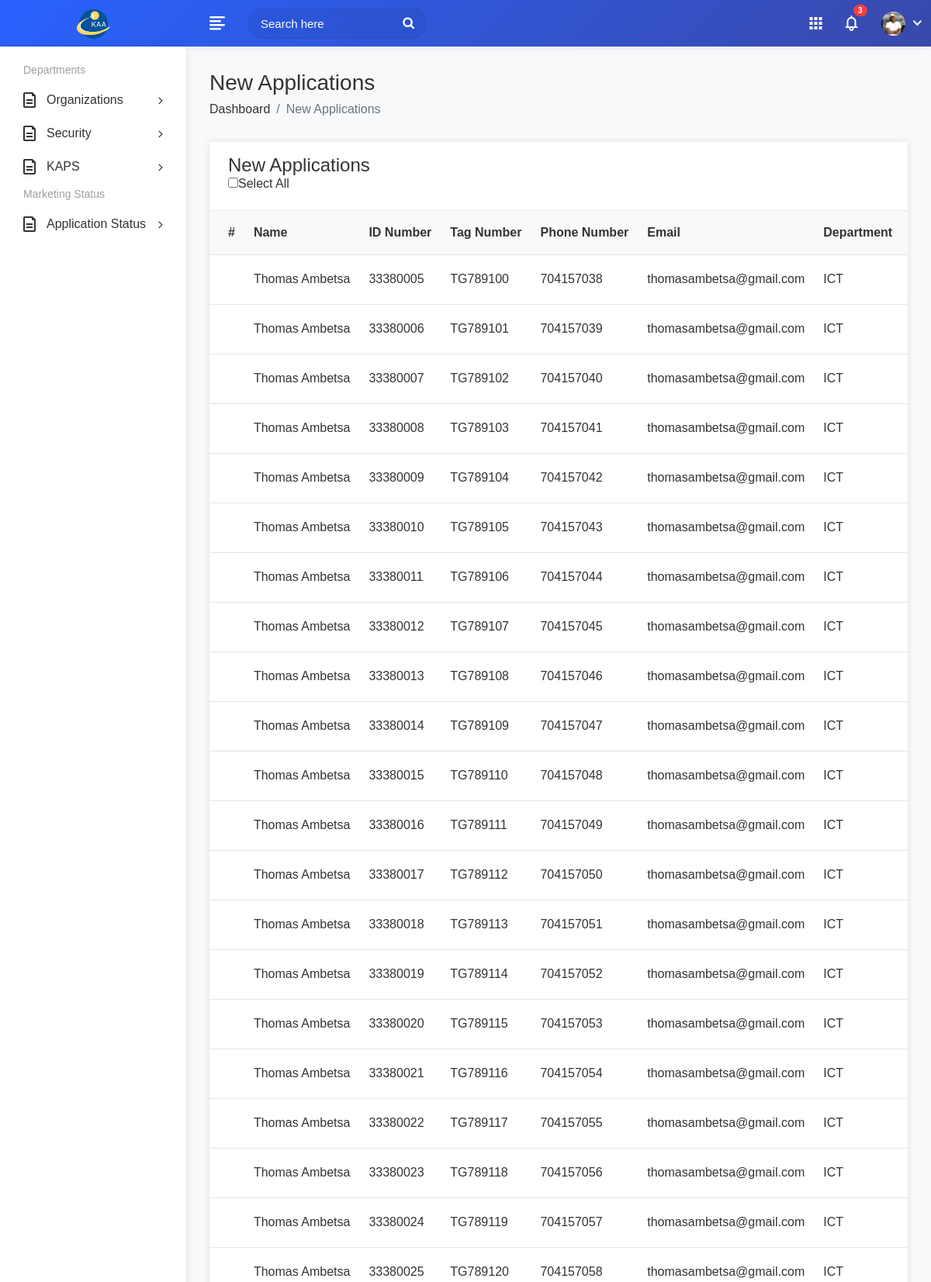
Screenshot of /marketing/new_applicants (upper part) with the database file from the repository.
### organization/models.py (models this page shows, shortened)
class Applicants(models.Model):
    PENDING = "PD"
    APPROVED = "AP"
    REJECTED = "RJ"
    APPLICATION_CHOICES =  [
         (PENDING, 'pending'),
        (APPROVED, 'approved'),
        (REJECTED, 'rejected'),
    ]
    organization =  models.ForeignKey(CustomUser,on_delete=models.CASCADE)
    applicants_name = models.CharField(max_length=255)
    applicants_id_number  =  models.IntegerField()
    applicants_tag_number =  models.CharField(max_length=255)
    applicants_phone_number =  models.CharField(max_length=255)
    applicants_email =  models.EmailField()
    applicants_department = models.CharField(max_length=255)
    applicants_vehicle_type =  models.CharField(max_length=255)
    applicants_car_reg_number = models.CharField(max_length=255)
    applicants_log_book_number =  models.CharField(max_length=255)
    aplicants_duration =  models.CharField(max_length=255)
    aplicants_status =  models.CharField(max_length=2,choices=APPLICATION_CHOICES,default=PENDING)
    application_send_date =  models.DateTimeField(auto_now=True)
    application_active = models.BooleanField(default=True)
    applicants_marketing_approved =  models.BooleanField(default=False)
    applicants_security_approved =  models.BooleanField(default=False)
    applicants_kaps_issue =  models.BooleanField(default=False)
    slug = models.SlugField(blank=True,unique=True)
    def get_absolute_url(self):
        return reverse("marketing:delete_applicants", kwargs={
            'slug': self.slug
        })

### marketing/views.py (the view)
# urls.py: path('new_applicants',new_applicants,name ="new_applicants"),
def new_applicants(request):
    applicants =  Applicants.objects.filter(applicants_marketing_approved = False,applicants_security_approved=False,applicants_kaps_issue=False).order_by("application_send_date")
    context = {
        'application' : applicants
    }
    return render(request,'new_applicants.html',context)

### marketing/templates/new_applicants.html (shortened to what this page needs)
{% extends 'base.html' %}
{% load static %}
{% block content %}
            <div class="page-wrapper">
                <div class="content container-fluid">
					<div class="page-header">
						<div class="row align-items-center">
							<div class="col">
								<h3 class="page-title">New Applications</h3>
								<ul class="breadcrumb">
									<li class="breadcrumb-item"><a href="index.html">Dashboard</a></li>
									<li class="breadcrumb-item active">New Applications</li>
								</ul>
							</div>
						</div>
					</div>
					<div class="row">
						<div class="col-sm-12">
							<div class="card card-table">
								<div class="card-header">
									<h4 class="card-title">New Applications</h4>
                                    <h6><INPUT type="checkbox" id="select_all" onchange="checkAll(this)" name="chk[]" />Select All</h6>
								</div>
								<div class="card-body">
									<div class="table-responsive">
										<table  id="example" class="table table-hover table-center mb-0">
											<thead>
												<tr>
                                                    <th>
                                                    #
                                                    </th>
                                                        <th>
                                                            Name
                                                        </th>
                                                        <th>
                                                            ID Number
                                                        </th>
                                                        <th class="hidden-xs">
                                                                Tag Number
                                                        </th>
                                                        <th class="hidden-xs">
                                                            Phone Number
                                                        </th>
                                                        <th class="hidden-xs">
                                                            Email
                                                        </th>
                                                        <th class="hidden-xs">
                                                            Department
                                                        </th>
                                                        <th class="hidden-xs">
                                                        </th>
												</tr>
											</thead>
											<tbody>
													{% if application %}
                                                {% for p in application %}
                                                <tr>
                                                        <td><label></label></td>
                                                        <td>
                                                            {{p.applicants_name}}
                                                        </td>
                                                        <td>
                                                            {{p.applicants_id_number}}
                                                        </td>
                                                        <td>
                                                            {{p.applicants_tag_number}}
                                                        </td>
                                                        <td >
                                                            {{p.applicants_phone_number}}
                                                        </td>
                                                        <td >
                                                            {{p.applicants_email}}
                                                        </td>
                                                        <td>
                                                            {{p.applicants_department}}
                                                        </td>
                                                            <td>
                                                        </td>
                                                    </tr>
                                                {% endfor %}
                                                {% endif %}
											</tbody>
										</table>
									</div>
								</div>
							</div>
						</div>
					</div>
				</div>
			</div>
{% endblock content %}

### marketing/templates/base.html (shortened to what this page needs)
{% load static %}
<!DOCTYPE html>
<html lang="en">
    <head>
        <link rel="stylesheet" href="{% static 'assets/css/bootstrap.min.css' %}">
        <link rel="stylesheet" href="{% static 'assets/css/font-awesome.min.css' %}">
        <link rel="stylesheet" href="{% static 'assets/css/feathericon.min.css' %}">
		<link rel="stylesheet" href="{% static 'assets/plugins/morris/morris.css' %}">
        <link rel="stylesheet" href="{% static 'assets/css/style.css' %}">
    </head>
    <body>
        <div class="main-wrapper">
            <div class="header">
                <div class="header-left">
                    <a href="index.html" class="logo">
						<img src="{% static 'assets/img/logo.png' %}" alt="Logo">
					</a>
                </div>
				<a href="javascript:void(0);" id="toggle_btn">
					<i class="fe fe-text-align-left"></i>
				</a>
				<div class="top-nav-search">
					<form>
						<input type="text" class="form-control" placeholder="Search here">
						<button class="btn" type="submit"><i class="fa fa-search"></i></button>
					</form>
				</div>
				<ul class="nav user-menu">
					<li class="nav-item dropdown app-dropdown">
						<a class="nav-link dropdown-toggle" aria-expanded="false" role="button" data-toggle="dropdown" href="#"><i class="fe fe-app-menu"></i></a>
					</li>
					<li class="nav-item dropdown noti-dropdown">
						<a href="#" class="dropdown-toggle nav-link" data-toggle="dropdown">
							<i class="fe fe-bell"></i> <span class="badge badge-pill">3</span>
						</a>
					</li>
					<li class="nav-item dropdown has-arrow">
						<a href="#" class="dropdown-toggle nav-link" data-toggle="dropdown">
							<span class="user-img"><img class="rounded-circle" src="{% static 'assets/img/profiles/avatar-01.jpg' %}" width="31" alt="Ryan Taylor"></span>
						</a>
					</li>
				</ul>
            </div>
            <div class="sidebar" id="sidebar">
                <div class="sidebar-inner slimscroll">
					<div id="sidebar-menu" class="sidebar-menu">
						<ul>
							<li class="menu-title">
								<span>Departments</span>
							</li>
							<li class="submenu">
								<a href="#"><i class="fe fe-document"></i> <span> Organizations </span> <span class="menu-arrow"></span></a>
							</li>
							<li class="submenu">
								<a href="#"><i class="fe fe-document"></i> <span> Security </span> <span class="menu-arrow"></span></a>
							</li>
							<li class="submenu">
								<a href="#"><i class="fe fe-document"></i> <span> KAPS </span> <span class="menu-arrow"></span></a>
							</li>
						</ul>
						<ul>
							<li class="menu-title">
								<span>Marketing Status</span>
							</li>
							<li class="submenu">
								<a href="#"><i class="fe fe-document"></i> <span> Application Status </span> <span class="menu-arrow"></span></a>
						</ul>
					</div>
                </div>
            </div>
            {% block content %}
            {% endblock content %}
        </div>
    </body>
</html>

### rows the page displays
Applicants: applicants_name "Thomas Ambetsa", applicants_id_number "33380005", applicants_tag_number "TG789100", applicants_phone_number "704157038", applicants_email "thomasambetsa@gmail.com", applicants_department "ICT"
Applicants: applicants_name "Thomas Ambetsa", applicants_id_number "33380006", applicants_tag_number "TG789101", applicants_phone_number "704157039", applicants_email "thomasambetsa@gmail.com", applicants_department "ICT"
Applicants: applicants_name "Thomas Ambetsa", applicants_id_number "33380007", applicants_tag_number "TG789102", applicants_phone_number "704157040", applicants_email "thomasambetsa@gmail.com", applicants_department "ICT"
Applicants: applicants_name "Thomas Ambetsa", applicants_id_number "33380008", applicants_tag_number "TG789103", applicants_phone_number "704157041", applicants_email "thomasambetsa@gmail.com", applicants_department "ICT"
Applicants: applicants_name "Thomas Ambetsa", applicants_id_number "33380009", applicants_tag_number "TG789104", applicants_phone_number "704157042", applicants_email "thomasambetsa@gmail.com", applicants_department "ICT"
Applicants: applicants_name "Thomas Ambetsa", applicants_id_number "33380010", applicants_tag_number "TG789105", applicants_phone_number "704157043", applicants_email "thomasambetsa@gmail.com", applicants_department "ICT"
Applicants: applicants_name "Thomas Ambetsa", applicants_id_number "33380011", applicants_tag_number "TG789106", applicants_phone_number "704157044", applicants_email "thomasambetsa@gmail.com", applicants_department "ICT"
Applicants: applicants_name "Thomas Ambetsa", applicants_id_number "33380012", applicants_tag_number "TG789107", applicants_phone_number "704157045", applicants_email "thomasambetsa@gmail.com", applicants_department "ICT"
Applicants: applicants_name "Thomas Ambetsa", applicants_id_number "33380013", applicants_tag_number "TG789108", applicants_phone_number "704157046", applicants_email "thomasambetsa@gmail.com", applicants_department "ICT"
Applicants: applicants_name "Thomas Ambetsa", applicants_id_number "33380014", applicants_tag_number "TG789109", applicants_phone_number "704157047", applicants_email "thomasambetsa@gmail.com", applicants_department "ICT"
Applicants: applicants_name "Thomas Ambetsa", applicants_id_number "33380015", applicants_tag_number "TG789110", applicants_phone_number "704157048", applicants_email "thomasambetsa@gmail.com", applicants_department "ICT"
Applicants: applicants_name "Thomas Ambetsa", applicants_id_number "33380016", applicants_tag_number "TG789111", applicants_phone_number "704157049", applicants_email "thomasambetsa@gmail.com", applicants_department "ICT"
Applicants: applicants_name "Thomas Ambetsa", applicants_id_number "33380017", applicants_tag_number "TG789112", applicants_phone_number "704157050", applicants_email "thomasambetsa@gmail.com", applicants_department "ICT"
Applicants: applicants_name "Thomas Ambetsa", applicants_id_number "33380018", applicants_tag_number "TG789113", applicants_phone_number "704157051", applicants_email "thomasambetsa@gmail.com", applicants_department "ICT"
Applicants: applicants_name "Thomas Ambetsa", applicants_id_number "33380019", applicants_tag_number "TG789114", applicants_phone_number "704157052", applicants_email "thomasambetsa@gmail.com", applicants_department "ICT"
Applicants: applicants_name "Thomas Ambetsa", applicants_id_number "33380020", applicants_tag_number "TG789115", applicants_phone_number "704157053", applicants_email "thomasambetsa@gmail.com", applicants_department "ICT"
Applicants: applicants_name "Thomas Ambetsa", applicants_id_number "33380021", applicants_tag_number "TG789116", applicants_phone_number "704157054", applicants_email "thomasambetsa@gmail.com", applicants_department "ICT"
Applicants: applicants_name "Thomas Ambetsa", applicants_id_number "33380022", applicants_tag_number "TG789117", applicants_phone_number "704157055", applicants_email "thomasambetsa@gmail.com", applicants_department "ICT"
Applicants: applicants_name "Thomas Ambetsa", applicants_id_number "33380023", applicants_tag_number "TG789118", applicants_phone_number "704157056", applicants_email "thomasambetsa@gmail.com", applicants_department "ICT"
Applicants: applicants_name "Thomas Ambetsa", applicants_id_number "33380024", applicants_tag_number "TG789119", applicants_phone_number "704157057", applicants_email "thomasambetsa@gmail.com", applicants_department "ICT"
Applicants: applicants_name "Thomas Ambetsa", applicants_id_number "33380025", applicants_tag_number "TG789120", applicants_phone_number "704157058", applicants_email "thomasambetsa@gmail.com", applicants_department "ICT"
